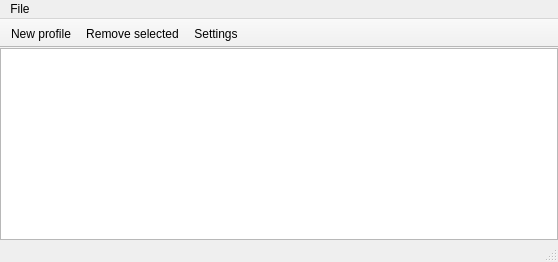
<?xml version="1.0" encoding="UTF-8"?>
<ui version="4.0">
 <class>MainWindow</class>
 <widget class="QMainWindow" name="MainWindow">
  <property name="geometry">
   <rect>
    <x>0</x>
    <y>0</y>
    <width>558</width>
    <height>262</height>
   </rect>
  </property>
  <property name="minimumSize">
   <size>
    <width>300</width>
    <height>100</height>
   </size>
  </property>
  <property name="maximumSize">
   <size>
    <width>16777215</width>
    <height>16777215</height>
   </size>
  </property>
  <property name="windowTitle">
   <string>EasyBackuper</string>
  </property>
  <widget class="QWidget" name="centralWidget">
   <layout class="QVBoxLayout" name="verticalLayout_2">
    <property name="margin">
     <number>0</number>
    </property>
    <item>
     <layout class="QVBoxLayout" name="verticalLayout">
      <item>
       <widget class="QListWidget" name="profileList">
        <property name="focusPolicy">
         <enum>Qt::NoFocus</enum>
        </property>
        <property name="frameShadow">
         <enum>QFrame::Raised</enum>
        </property>
        <property name="editTriggers">
         <set>QAbstractItemView::NoEditTriggers</set>
        </property>
        <property name="showDropIndicator" stdset="0">
         <bool>false</bool>
        </property>
        <property name="alternatingRowColors">
         <bool>true</bool>
        </property>
        <property name="sortingEnabled">
         <bool>false</bool>
        </property>
       </widget>
      </item>
     </layout>
    </item>
   </layout>
  </widget>
  <widget class="QMenuBar" name="menuBar">
   <property name="geometry">
    <rect>
     <x>0</x>
     <y>0</y>
     <width>558</width>
     <height>22</height>
    </rect>
   </property>
   <widget class="QMenu" name="menuFile">
    <property name="title">
     <string>File</string>
    </property>
    <addaction name="actionNew_profile"/>
   </widget>
   <addaction name="menuFile"/>
  </widget>
  <widget class="QToolBar" name="mainToolBar">
   <property name="movable">
    <bool>false</bool>
   </property>
   <property name="toolButtonStyle">
    <enum>Qt::ToolButtonTextBesideIcon</enum>
   </property>
   <property name="floatable">
    <bool>false</bool>
   </property>
   <attribute name="toolBarArea">
    <enum>TopToolBarArea</enum>
   </attribute>
   <attribute name="toolBarBreak">
    <bool>false</bool>
   </attribute>
   <addaction name="actionNew_profile"/>
   <addaction name="actionRemove_selected"/>
   <addaction name="actionSettings"/>
  </widget>
  <widget class="QStatusBar" name="statusBar"/>
  <action name="actionNew_profile">
   <property name="icon">
    <iconset resource="Icons.qrc">
     <normaloff>:/main/Resources/plus.png</normaloff>:/main/Resources/plus.png</iconset>
   </property>
   <property name="text">
    <string>New profile</string>
   </property>
   <property name="shortcut">
    <string>Ctrl+N</string>
   </property>
  </action>
  <action name="actionRemove_selected">
   <property name="icon">
    <iconset resource="Icons.qrc">
     <normaloff>:/main/Resources/minus.png</normaloff>:/main/Resources/minus.png</iconset>
   </property>
   <property name="text">
    <string>Remove selected</string>
   </property>
  </action>
  <action name="actionSettings">
   <property name="icon">
    <iconset resource="Icons.qrc">
     <normaloff>:/main/Resources/settings.png</normaloff>:/main/Resources/settings.png</iconset>
   </property>
   <property name="text">
    <string>Settings</string>
   </property>
  </action>
 </widget>
 <layoutdefault spacing="6" margin="11"/>
 <resources>
  <include location="Icons.qrc"/>
 </resources>
 <connections/>
</ui>
